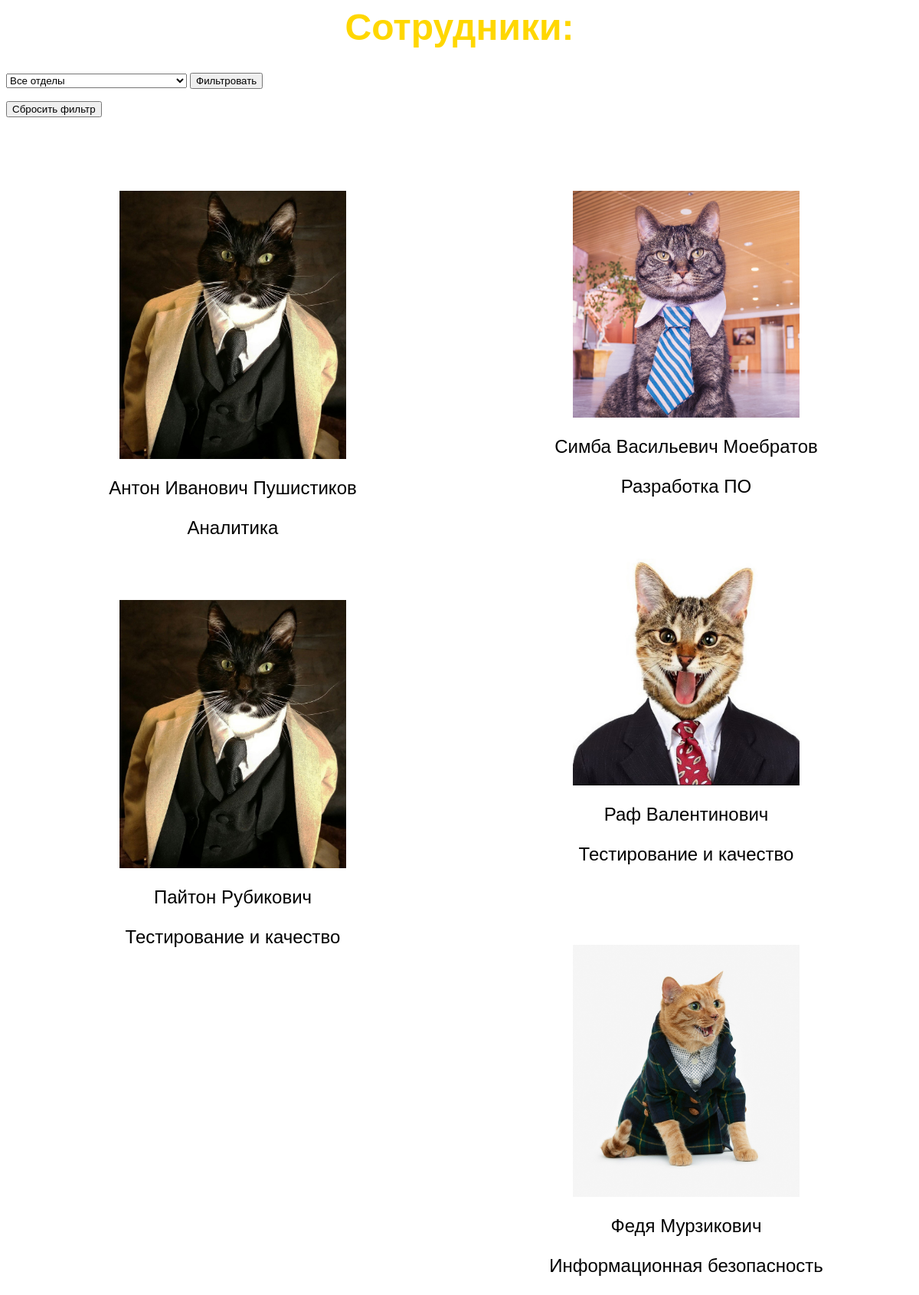
/employees/, run on the app's committed database.
### spiderapp/models.py (models this page shows, shortened)
class Employee(models.Model):
    first_name = models.CharField(max_length=100)
    last_name = models.CharField(max_length=100)
    middle_name = models.CharField(max_length=100, blank=True)  # Отчество (может быть пустым)
    photo = models.ImageField(upload_to='employee_photos/')
    department = models.ForeignKey(Department, on_delete=models.CASCADE)

class Department(models.Model):
    name = models.CharField(max_length=100)
    floor = models.IntegerField()
    def __str__(self):
        return self.name

### spiderapp/views.py (the view)
# urls.py: path('employees/', employee_view, name='employees'),
def employee_view(request):
    employees = Employee.objects.all()
    departments = Department.objects.all()
    department_id = request.GET.get('department')  # Получите выбранный отдел из параметров запроса
    reset = request.GET.get('reset')  # Получите параметр сброса фильтрации
    if reset:
        department_id = None  # Сбросить выбранный отдел
    return render(request, 'spiderapp/employee.html',
                  {'employees': employees, 'departments': departments, 'department_id': department_id})

### spiderapp/templates/spiderapp/employee.html (shortened to what this page needs)
{% load static %}
<html lang="en">
<head>
    <link rel="stylesheet" href="{% static 'css/employee.css' %}">
</head>
<body>
<h1>Сотрудники:</h1>
<form action="{% url 'filter_employees' %}" method="GET">
    <select name="department">
    <option value="" {% if not department_id %}selected{% endif %}>Все отделы</option>
</select>
    <button type="submit">Фильтровать</button>
</form>
<form action="{% url 'employees' %}" method="GET">
    <button type="submit">Сбросить фильтр</button>
</form>
<div class="employee-container">
  {% for employee in employees %}
  <div>
    <img class="employee-photo" src="{{ employee.photo.url }}">
    <p class="employee-info">{{ employee.first_name }} {{ employee.last_name }} {{ employee.middle_name }}</p>
    <p class="employee-info">{{ employee.department }}</p>
  </div>
  {% if forloop.counter|divisibleby:2 and not forloop.last %}
</div>
<div class="employee-container">
  {% endif %}
  {% endfor %}
</div>
</body>
</html>

### spiderapp/static/css/employee.css (style rules this page uses)
div.employee-container { width: 50%; float: left; text-align: center; }
img.employee-photo { display: block; margin-top: 80px; margin-left: auto; margin-right: auto; max-width: 50%; max-height: 50%; }
p.employee-info { font-family: 'Better VCR', sans-serif; color: #000000; font-size: 150%; text-align: center; }
h1 { text-align: center; font-family: 'Better VCR', sans-serif; color: #FFD700;; font-size: 300%; }

### data on the page
Employee: photo (picture), first_name "Антон", last_name "Иванович", middle_name "Пушистиков", department "Аналитика"
Employee: photo (picture), first_name "Пайтон", last_name "Рубикович", department "Тестирование и качество"
Employee: photo (picture), first_name "Симба", last_name "Васильевич", middle_name "Моебратов", department "Разработка ПО"
Employee: photo (picture), first_name "Раф", last_name "Валентинович", department "Тестирование и качество"
Employee: photo (picture), first_name "Федя", last_name "Мурзикович", department "Информационная безопасность"
